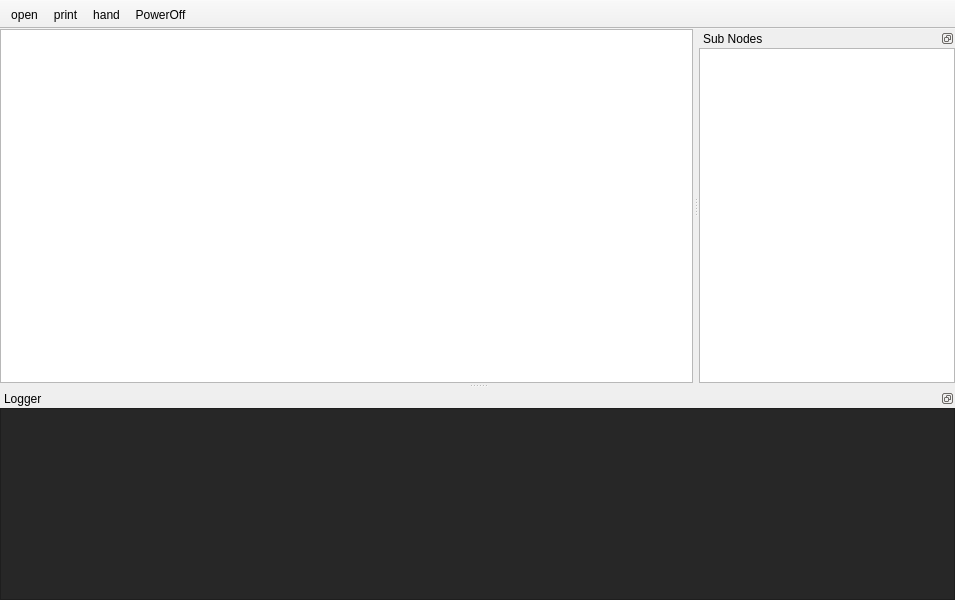
<?xml version="1.0" encoding="UTF-8"?>
<ui version="4.0">
 <class>MainWindow</class>
 <widget class="QMainWindow" name="MainWindow">
  <property name="geometry">
   <rect>
    <x>0</x>
    <y>0</y>
    <width>955</width>
    <height>600</height>
   </rect>
  </property>
  <property name="windowTitle">
   <string>MsnhnetViewer</string>
  </property>
  <widget class="QWidget" name="centralwidget">
   <layout class="QVBoxLayout" name="verticalLayout_2">
    <property name="spacing">
     <number>0</number>
    </property>
    <property name="leftMargin">
     <number>0</number>
    </property>
    <property name="topMargin">
     <number>0</number>
    </property>
    <property name="rightMargin">
     <number>0</number>
    </property>
    <property name="bottomMargin">
     <number>0</number>
    </property>
    <item>
     <widget class="MsnhViewer::View" name="graphicsView"/>
    </item>
   </layout>
  </widget>
  <widget class="QMenuBar" name="menubar">
   <property name="geometry">
    <rect>
     <x>0</x>
     <y>0</y>
     <width>955</width>
     <height>22</height>
    </rect>
   </property>
  </widget>
  <widget class="QDockWidget" name="dockWidget">
   <property name="features">
    <set>QDockWidget::DockWidgetFloatable|QDockWidget::DockWidgetMovable</set>
   </property>
   <property name="allowedAreas">
    <set>Qt::AllDockWidgetAreas</set>
   </property>
   <property name="windowTitle">
    <string>Logger</string>
   </property>
   <attribute name="dockWidgetArea">
    <number>8</number>
   </attribute>
   <widget class="QWidget" name="dockWidgetContents">
    <layout class="QVBoxLayout" name="verticalLayout">
     <property name="leftMargin">
      <number>0</number>
     </property>
     <property name="topMargin">
      <number>0</number>
     </property>
     <property name="rightMargin">
      <number>0</number>
     </property>
     <property name="bottomMargin">
      <number>0</number>
     </property>
     <item>
      <widget class="QPlainTextEdit" name="logger">
       <property name="styleSheet">
        <string notr="true">background-color: rgb(39, 39, 39);</string>
       </property>
       <property name="readOnly">
        <bool>true</bool>
       </property>
      </widget>
     </item>
    </layout>
   </widget>
  </widget>
  <widget class="QToolBar" name="toolBar">
   <property name="windowTitle">
    <string>toolBar</string>
   </property>
   <property name="movable">
    <bool>false</bool>
   </property>
   <attribute name="toolBarArea">
    <enum>TopToolBarArea</enum>
   </attribute>
   <attribute name="toolBarBreak">
    <bool>false</bool>
   </attribute>
   <addaction name="actionOpen"/>
   <addaction name="actionPrint"/>
   <addaction name="actionHand"/>
   <addaction name="actionPowerOff"/>
  </widget>
  <widget class="QDockWidget" name="dockWidget_2">
   <property name="layoutDirection">
    <enum>Qt::LeftToRight</enum>
   </property>
   <property name="autoFillBackground">
    <bool>false</bool>
   </property>
   <property name="features">
    <set>QDockWidget::DockWidgetFloatable|QDockWidget::DockWidgetMovable</set>
   </property>
   <property name="windowTitle">
    <string>Sub Nodes</string>
   </property>
   <attribute name="dockWidgetArea">
    <number>2</number>
   </attribute>
   <widget class="QWidget" name="dockWidgetContents_2">
    <layout class="QVBoxLayout" name="verticalLayout_3">
     <property name="spacing">
      <number>0</number>
     </property>
     <property name="leftMargin">
      <number>0</number>
     </property>
     <property name="topMargin">
      <number>0</number>
     </property>
     <property name="rightMargin">
      <number>0</number>
     </property>
     <property name="bottomMargin">
      <number>0</number>
     </property>
     <item>
      <widget class="MsnhViewer::View" name="graphicsView2"/>
     </item>
    </layout>
   </widget>
  </widget>
  <action name="actionOpen">
   <property name="icon">
    <iconset resource="ressources/resources.qrc">
     <normaloff>:/icon/open_8bit.png</normaloff>:/icon/open_8bit.png</iconset>
   </property>
   <property name="text">
    <string>open</string>
   </property>
   <property name="toolTip">
    <string>Load msnhnet</string>
   </property>
  </action>
  <action name="actionPrint">
   <property name="icon">
    <iconset resource="ressources/resources.qrc">
     <normaloff>:/icon/svg_8bit.png</normaloff>:/icon/svg_8bit.png</iconset>
   </property>
   <property name="text">
    <string>print</string>
   </property>
   <property name="toolTip">
    <string>Export base net to SVG</string>
   </property>
  </action>
  <action name="actionHand">
   <property name="checkable">
    <bool>true</bool>
   </property>
   <property name="icon">
    <iconset resource="ressources/resources.qrc">
     <normaloff>:/icon/drag_8bit.png</normaloff>:/icon/drag_8bit.png</iconset>
   </property>
   <property name="text">
    <string>hand</string>
   </property>
   <property name="toolTip">
    <string>Drag view</string>
   </property>
   <property name="shortcut">
    <string>H</string>
   </property>
  </action>
  <action name="actionPowerOff">
   <property name="icon">
    <iconset resource="ressources/resources.qrc">
     <normaloff>:/icon/poweroff.png</normaloff>:/icon/poweroff.png</iconset>
   </property>
   <property name="text">
    <string>PowerOff</string>
   </property>
  </action>
 </widget>
 <customwidgets>
  <customwidget>
   <class>MsnhViewer::View</class>
   <extends>QGraphicsView</extends>
   <header>MsnhViewerView.h</header>
  </customwidget>
 </customwidgets>
 <resources>
  <include location="ressources/resources.qrc"/>
 </resources>
 <connections/>
</ui>
